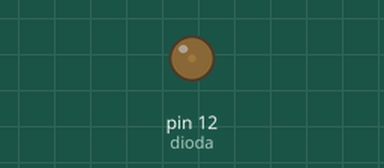
The program below on a simulated Raspberry Pi (header pin numbers). Shown: output pins drawn as LEDs (lit = HIGH).

Above: at 0.05 s.
At 0.5 s:
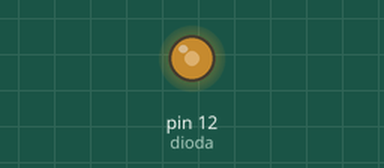
At 0.75 s:
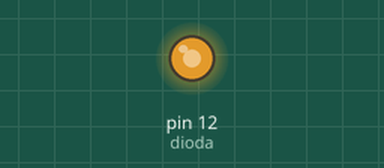
At 1.0 s:
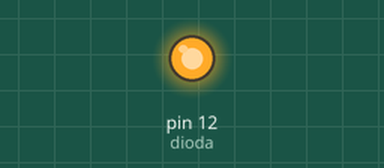
Timing chart, 0 to 3.0 s (numbered marks = the images above):
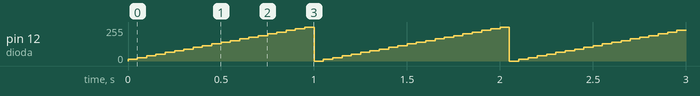

Measured:
- by itself, pin 12 (dioda): ramps from 0/255 to 255/255 and jumps back, once every 1.1 s

The program:

Dioda.py
```python
import RPi.GPIO as GPIO
import time

GPIO.setmode(GPIO.BOARD)
GPIO.setwarnings(False)
GPIO.setup(12, GPIO.OUT)

dioda = GPIO.PWM(12,100)
w = 0
dioda.start(w)

try:
    while True:
        w += 5
        if w > 100:
            w = 0
        dioda.ChangeDutyCycle(w)
        time.sleep(0.05)
except KeyboardInterrupt:
    print('Koniec')

dioda.stop()
GPIO.cleanup()
```
